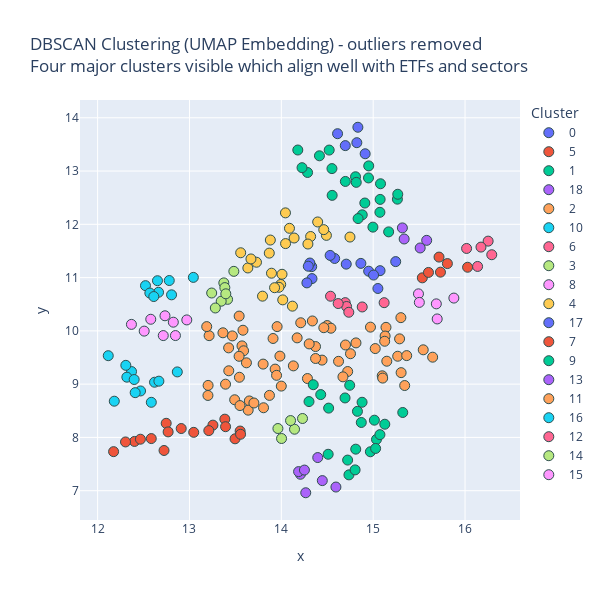

Notebook source saved alongside this figure:
### Code cell
mask = labels != -1

# use HTML <br> for line break and set the color label to "Cluster"
fig = px.scatter(
    x=reduced_single_stocks_volumes[mask, 0],
    y=reduced_single_stocks_volumes[mask, 1],
    color=labels[mask].astype(str),
    labels={'color': 'Cluster'},
    hover_name=single_stocks[mask]['name'],
    hover_data={'cluster': labels[mask]},
    title="DBSCAN Clustering (UMAP Embedding) - outliers removed<br>Four major clusters visible which align well with ETFs and sectors",
    width=600,
    height=600
)
fig.update_traces(
    marker=dict(size=10, line=dict(width=1, color='DarkSlateGrey'))
)
fig.update_layout(legend_title_text='Cluster')
fig.show()

### Figure 1 — Plotly figure (JSON) as saved in the notebook; plotly's stock layout.template omitted (floating-point values rounded to 4 significant figures)
{"data": [{"customdata": [[0], [0], [0], [0], [0], [0], [0], [0], [0], [0], [0], [0], [0], [0]], "hovertemplate": "<b>%{hovertext}</b><br><br>Cluster=0<br>x=%{x}<br>y=%{y}<br>cluster=%{customdata[0]}<extra></extra>", "hovertext": ["Google", "MSFT", "NFLX", "DIS", "MAS", "OC", "EXP", "QCOM", "TRGP", "CB", "MCO", "DE", "WY", "CMG"], "legendgroup": "0", "marker": {"color": "#636efa", "line": {"color": "DarkSlateGrey", "width": 1}, "size": 10, "symbol": "circle"}, "mode": "markers", "name": "0", "orientation": "v", "showlegend": true, "type": "scatter", "x": [14.33, 14.95, 14.58, 14.87, 15.25, 15.05, 14.71, 15.07, 14.33, 14.28, 14.31, 15.0, 14.29, 14.53], "xaxis": "x", "y": [10.98, 11.12, 11.36, 11.27, 11.3, 10.8, 11.25, 11.13, 11.21, 10.9, 11.27, 11.05, 11.21, 11.42], "yaxis": "y"}, {"customdata": [[5], [5], [5], [5], [5], [5]], "hovertemplate": "<b>%{hovertext}</b><br><br>Cluster=5<br>x=%{x}<br>y=%{y}<br>cluster=%{customdata[0]}<extra></extra>", "hovertext": ["NVDA", "PANW", "HD", "TSEM", "TOL", "MCK"], "legendgroup": "5", "marker": {"color": "#EF553B", "line": {"color": "DarkSlateGrey", "width": 1}, "size": 10, "symbol": "circle"}, "mode": "markers", "name": "5", "orientation": "v", "showlegend": true, "type": "scatter", "x": [15.72, 15.73, 15.81, 15.53, 16.03, 15.6], "xaxis": "x", "y": [11.39, 11.1, 11.26, 11.0, 11.19, 11.1], "yaxis": "y"}, {"customdata": [[1], [1], [1], [1], [1], [1], [1], [1], [1], [1], [1], [1], [1], [1], [1], [1], [1], [1], [1], [1], [1], [1]], "hovertemplate": "<b>%{hovertext}</b><br><br>Cluster=1<br>x=%{x}<br>y=%{y}<br>cluster=%{customdata[0]}<extra></extra>", "hovertext": ["AMZN", "SHOP", "XOM", "CVX", "XPO", "SBS", "GOOG", "DD", "IFF", "MOS", "LYV", "OXY", "FANG", "DVN", "APA", "KR", "IRM", "BSX", "AZO", "HLT", "GM", "EBAY"], "legendgroup": "1", "marker": {"color": "#00cc96", "line": {"color": "DarkSlateGrey", "width": 1}, "size": 10, "symbol": "circle"}, "mode": "markers", "name": "1", "orientation": "v", "showlegend": true, "type": "scatter", "x": [15.07, 15.26, 14.29, 15.08, 14.52, 15.17, 15.0, 14.81, 14.91, 14.95, 14.42, 14.95, 14.55, 14.7, 14.23, 14.55, 15.08, 14.88, 15.27, 14.18, 14.84, 14.82], "xaxis": "x", "y": [12.23, 12.47, 12.97, 12.76, 13.39, 11.86, 11.95, 12.89, 12.4, 12.87, 13.29, 13.1, 13.05, 12.8, 13.06, 12.54, 12.47, 12.18, 12.56, 13.39, 12.11, 12.79], "yaxis": "y"}, {"customdata": [[18], [18], [18], [18]], "hovertemplate": "<b>%{hovertext}</b><br><br>Cluster=18<br>x=%{x}<br>y=%{y}<br>cluster=%{customdata[0]}<extra></extra>", "hovertext": ["META", "AMD", "PHM", "LRCX"], "legendgroup": "18", "marker": {"color": "#ab63fa", "line": {"color": "DarkSlateGrey", "width": 1}, "size": 10, "symbol": "circle"}, "mode": "markers", "name": "18", "orientation": "v", "showlegend": true, "type": "scatter", "x": [15.51, 15.32, 15.58, 15.34], "xaxis": "x", "y": [11.56, 11.93, 11.7, 11.72], "yaxis": "y"}, {"customdata": [[2], [2], [2], [2], [2], [2], [2], [2], [2], [2], [2], [2], [2], [2], [2], [2], [2], [2], [2], [2], [2], [2], [2], [2], [2], [2], [2], [2], [2], [2], [2], [2], [2], [2], [2], [2], [2], [2], [2], [2], [2], [2], [2], [2], [2], [2], [2], [2], [2], [2], [2], [2], [2], [2], [2], [2], [2]], "hovertemplate": "<b>%{hovertext}</b><br><br>Cluster=2<br>x=%{x}<br>y=%{y}<br>cluster=%{customdata[0]}<extra></extra>", "hovertext": ["AVGO", "ADSK", "JNJ", "SYK", "BLK", "SHW", "AMGN", "HON", "TEVA", "BIIB", "EXEL", "IONS", "DOX", "FROG", "LII", "SKY", "BBIO", "HQY", "EXPD", "KEX", "LSTR", "XYL", "ECL", "AOS", "PNR", "TMUS", "INTU", "MU", "ADI", "MLM", "VMC", "CTVA", "PKG", "BALL", "CMCSA", "CHTR", "NWSA", "EQT", "TPL", "AJG", "GD", "WM", "EMR", "CTAS", "KO", "PM", "MDLZ", "CL", "KDP", "EQIX", "VICI", "VTR", "SO", "SRE", "EXC", "PPL", "GRMN"], "legendgroup": "2", "marker": {"color": "#FFA15A", "line": {"color": "DarkSlateGrey", "width": 1}, "size": 10, "symbol": "circle"}, "mode": "markers", "name": "2", "orientation": "v", "showlegend": true, "type": "scatter", "x": [14.13, 14.97, 15.3, 14.28, 13.91, 14.37, 15.15, 13.39, 14.72, 13.54, 15.02, 13.43, 14.5, 15.54, 15.3, 15.27, 13.58, 14.62, 14.44, 13.98, 13.47, 15.1, 13.21, 13.57, 13.59, 14.54, 15.14, 13.93, 15.29, 14.75, 14.3, 15.1, 13.54, 14.0, 13.95, 13.54, 14.81, 15.36, 13.43, 13.62, 13.19, 14.46, 14.7, 14.21, 14.34, 14.37, 13.2, 13.36, 15.34, 13.95, 15.13, 13.2, 14.67, 13.8, 15.12, 15.65, 14.17], "xaxis": "x", "y": [9.343, 10.07, 10.25, 9.105, 9.857, 9.706, 9.43, 8.999, 9.237, 10.28, 9.668, 9.251, 10.1, 9.644, 9.216, 9.524, 10.01, 9.428, 9.451, 9.526, 9.906, 9.156, 9.91, 9.718, 9.626, 10.05, 10.07, 9.282, 9.85, 9.571, 9.755, 9.114, 9.523, 8.964, 9.165, 9.129, 9.774, 9.536, 9.681, 9.4, 10.08, 10.06, 9.735, 10.15, 10.19, 9.481, 8.976, 9.964, 8.974, 10.08, 9.903, 8.788, 9.137, 9.376, 9.805, 9.506, 9.869], "yaxis": "y"}, {"customdata": [[10], [10], [10], [10], [10], [10], [10], [10], [10], [10], [10], [10]], "hovertemplate": "<b>%{hovertext}</b><br><br>Cluster=10<br>x=%{x}<br>y=%{y}<br>cluster=%{customdata[0]}<extra></extra>", "hovertext": ["ASML", "TSM", "MEDP", "SAIA", "ALK", "FIBK", "MLI", "IEX", "BMI", "CWT", "TXN", "AVY"], "legendgroup": "10", "marker": {"color": "#19d3f3", "line": {"color": "DarkSlateGrey", "width": 1}, "size": 10, "symbol": "circle"}, "mode": "markers", "name": "10", "orientation": "v", "showlegend": true, "type": "scatter", "x": [12.12, 12.37, 12.47, 12.87, 12.18, 12.62, 12.32, 12.58, 12.31, 12.4, 12.41, 12.67], "xaxis": "x", "y": [9.534, 9.236, 8.872, 9.229, 8.68, 9.036, 9.131, 8.659, 9.353, 9.087, 8.84, 9.056], "yaxis": "y"}, {"customdata": [[6], [6], [6], [6], [6], [6], [6]], "hovertemplate": "<b>%{hovertext}</b><br><br>Cluster=6<br>x=%{x}<br>y=%{y}<br>cluster=%{customdata[0]}<extra></extra>", "hovertext": ["ORCL", "NOW", "COST", "ACM", "TTEK", "EA", "PSKY"], "legendgroup": "6", "marker": {"color": "#FF6692", "line": {"color": "DarkSlateGrey", "width": 1}, "size": 10, "symbol": "circle"}, "mode": "markers", "name": "6", "orientation": "v", "showlegend": true, "type": "scatter", "x": [14.54, 14.7, 15.12, 14.71, 14.62, 14.73, 14.88], "xaxis": "x", "y": [10.65, 10.53, 10.53, 10.46, 10.51, 10.35, 10.45], "yaxis": "y"}, {"customdata": [[3], [3], [3], [3], [3], [3], [3], [3]], "hovertemplate": "<b>%{hovertext}</b><br><br>Cluster=3<br>x=%{x}<br>y=%{y}<br>cluster=%{customdata[0]}<extra></extra>", "hovertext": ["SAP", "TRV", "RTX", "LMT", "NOC", "KMB", "KIM", "HCA"], "legendgroup": "3", "marker": {"color": "#B6E880", "line": {"color": "DarkSlateGrey", "width": 1}, "size": 10, "symbol": "circle"}, "mode": "markers", "name": "3", "orientation": "v", "showlegend": true, "type": "scatter", "x": [13.41, 13.24, 13.37, 13.38, 13.35, 13.28, 13.4, 13.48], "xaxis": "x", "y": [10.59, 10.71, 10.9, 10.81, 10.56, 10.43, 10.7, 11.12], "yaxis": "y"}, {"customdata": [[8], [8], [8], [8], [8]], "hovertemplate": "<b>%{hovertext}</b><br><br>Cluster=8<br>x=%{x}<br>y=%{y}<br>cluster=%{customdata[0]}<extra></extra>", "hovertext": ["CRM", "WMT", "NVR", "MHO", "CSCO"], "legendgroup": "8", "marker": {"color": "#FF97FF", "line": {"color": "DarkSlateGrey", "width": 1}, "size": 10, "symbol": "circle"}, "mode": "markers", "name": "8", "orientation": "v", "showlegend": true, "type": "scatter", "x": [15.49, 15.69, 15.5, 15.88, 15.7], "xaxis": "x", "y": [10.7, 10.51, 10.53, 10.62, 10.22], "yaxis": "y"}, {"customdata": [[4], [4], [4], [4], [4], [4], [4], [4], [4], [4], [4], [4], [4], [4], [4], [4], [4], [4], [4], [4], [4], [4], [4], [4]], "hovertemplate": "<b>%{hovertext}</b><br><br>Cluster=4<br>x=%{x}<br>y=%{y}<br>cluster=%{customdata[0]}<extra></extra>", "hovertext": ["IBM", "CRWD", "LLY", "ISRG", "REGN", "V", "CAT", "CHKP", "GILD", "VRTX", "ONC", "VZ", "T", "ABBV", "STLD", "FOX", "WMB", "KMI", "BKR", "SPGI", "ED", "FE", "CI", "F"], "legendgroup": "4", "marker": {"color": "#FECB52", "line": {"color": "DarkSlateGrey", "width": 1}, "size": 10, "symbol": "circle"}, "mode": "markers", "name": "4", "orientation": "v", "showlegend": true, "type": "scatter", "x": [13.89, 13.64, 14.02, 13.99, 13.73, 14.09, 13.67, 14.49, 14.12, 13.56, 14.32, 13.8, 14.05, 13.97, 14.04, 13.88, 14.75, 13.87, 14.14, 14.46, 13.93, 14.4, 14.29, 14.01], "xaxis": "x", "y": [11.08, 11.18, 10.58, 10.87, 11.29, 11.93, 11.35, 11.79, 10.46, 11.47, 11.77, 10.65, 11.64, 10.82, 12.21, 11.71, 11.76, 11.46, 11.74, 11.9, 10.81, 12.04, 11.63, 11.06], "yaxis": "y"}, {"customdata": [[17], [17], [17], [17], [17]], "hovertemplate": "<b>%{hovertext}</b><br><br>Cluster=17<br>x=%{x}<br>y=%{y}<br>cluster=%{customdata[0]}<extra></extra>", "hovertext": ["BKNG", "EOG", "MPC", "RCL", "CCL"], "legendgroup": "17", "marker": {"color": "#636efa", "line": {"color": "DarkSlateGrey", "width": 1}, "size": 10, "symbol": "circle"}, "mode": "markers", "name": "17", "orientation": "v", "showlegend": true, "type": "scatter", "x": [14.91, 14.82, 14.7, 14.61, 14.83], "xaxis": "x", "y": [13.32, 13.53, 13.48, 13.7, 13.82], "yaxis": "y"}, {"customdata": [[7], [7], [7], [7], [7], [7], [7], [7], [7], [7], [7], [7], [7], [7], [7], [7], [7]], "hovertemplate": "<b>%{hovertext}</b><br><br>Cluster=7<br>x=%{x}<br>y=%{y}<br>cluster=%{customdata[0]}<extra></extra>", "hovertext": ["TMO", "MCD", "NVMI", "INSM", "WAT", "INCY", "BMRN", "CVCO", "SSD", "CVLT", "LUV", "NTRS", "PEP", "ACN", "KKR", "SYY", "NKE"], "legendgroup": "7", "marker": {"color": "#EF553B", "line": {"color": "DarkSlateGrey", "width": 1}, "size": 10, "symbol": "circle"}, "mode": "markers", "name": "7", "orientation": "v", "showlegend": true, "type": "scatter", "x": [12.4, 13.5, 12.58, 12.47, 12.75, 13.38, 13.26, 12.72, 13.39, 13.55, 13.21, 12.77, 12.17, 12.91, 13.05, 13.56, 12.3], "xaxis": "x", "y": [7.925, 7.974, 7.978, 7.966, 8.265, 8.343, 8.231, 7.755, 8.201, 8.119, 8.128, 8.103, 7.733, 8.167, 8.095, 8.059, 7.915], "yaxis": "y"}, {"customdata": [[9], [9], [9], [9], [9], [9], [9], [9], [9], [9], [9], [9], [9], [9], [9], [9], [9], [9], [9], [9], [9]], "hovertemplate": "<b>%{hovertext}</b><br><br>Cluster=9<br>x=%{x}<br>y=%{y}<br>cluster=%{customdata[0]}<extra></extra>", "hovertext": ["CYBR", "ALNY", "ARGX", "UTHR", "NBIX", "CWEN", "FBIN", "SPXC", "LYFT", "ADBE", "NWS", "ICE", "ANET", "PLD", "MAA", "DUK", "D", "PEG", "AEE", "ATO", "CNP"], "legendgroup": "9", "marker": {"color": "#00cc96", "line": {"color": "DarkSlateGrey", "width": 1}, "size": 10, "symbol": "circle"}, "mode": "markers", "name": "9", "orientation": "v", "showlegend": true, "type": "scatter", "x": [14.97, 14.43, 14.81, 14.88, 14.3, 14.74, 14.52, 15.04, 14.69, 14.35, 14.83, 14.74, 15.01, 14.87, 14.51, 15.03, 14.72, 15.07, 14.8, 15.32, 15.13], "xaxis": "x", "y": [7.731, 8.804, 7.78, 8.66, 8.673, 7.297, 8.55, 7.962, 8.741, 8.989, 8.489, 8.979, 8.323, 8.28, 7.684, 7.793, 7.575, 8.052, 7.39, 8.468, 8.248], "yaxis": "y"}, {"customdata": [[13], [13], [13], [13], [13], [13], [13]], "hovertemplate": "<b>%{hovertext}</b><br><br>Cluster=13<br>x=%{x}<br>y=%{y}<br>cluster=%{customdata[0]}<extra></extra>", "hovertext": ["MDGL", "FND", "FERG", "VMI", "AMT", "CCI", "ETR"], "legendgroup": "13", "marker": {"color": "#ab63fa", "line": {"color": "DarkSlateGrey", "width": 1}, "size": 10, "symbol": "circle"}, "mode": "markers", "name": "13", "orientation": "v", "showlegend": true, "type": "scatter", "x": [14.21, 14.45, 14.4, 14.59, 14.19, 14.27, 14.25], "xaxis": "x", "y": [7.308, 7.189, 7.622, 7.068, 7.358, 6.961, 7.387], "yaxis": "y"}, {"customdata": [[11], [11], [11], [11], [11], [11], [11]], "hovertemplate": "<b>%{hovertext}</b><br><br>Cluster=11<br>x=%{x}<br>y=%{y}<br>cluster=%{customdata[0]}<extra></extra>", "hovertext": ["FSLR", "VRNS", "IP", "TGT", "WELL", "MDT", "ZTS"], "legendgroup": "11", "marker": {"color": "#FFA15A", "line": {"color": "DarkSlateGrey", "width": 1}, "size": 10, "symbol": "circle"}, "mode": "markers", "name": "11", "orientation": "v", "showlegend": true, "type": "scatter", "x": [13.87, 13.49, 13.65, 13.64, 13.7, 13.81, 13.55], "xaxis": "x", "y": [8.789, 8.707, 8.685, 8.512, 8.646, 8.557, 8.598], "yaxis": "y"}, {"customdata": [[16], [16], [16], [16], [16], [16], [16], [16]], "hovertemplate": "<b>%{hovertext}</b><br><br>Cluster=16<br>x=%{x}<br>y=%{y}<br>cluster=%{customdata[0]}<extra></extra>", "hovertext": ["ORA", "UNP", "NSC", "PGR", "MMC", "TT", "HWM", "ABT"], "legendgroup": "16", "marker": {"color": "#19d3f3", "line": {"color": "DarkSlateGrey", "width": 1}, "size": 10, "symbol": "circle"}, "mode": "markers", "name": "16", "orientation": "v", "showlegend": true, "type": "scatter", "x": [13.04, 12.78, 12.65, 12.52, 12.66, 12.8, 12.57, 12.61], "xaxis": "x", "y": [11.0, 10.95, 10.94, 10.85, 10.72, 10.68, 10.71, 10.64], "yaxis": "y"}, {"customdata": [[12], [12], [12], [12], [12]], "hovertemplate": "<b>%{hovertext}</b><br><br>Cluster=12<br>x=%{x}<br>y=%{y}<br>cluster=%{customdata[0]}<extra></extra>", "hovertext": ["DHI", "TMHC", "BLDR", "KBH", "TJX"], "legendgroup": "12", "marker": {"color": "#FF6692", "line": {"color": "DarkSlateGrey", "width": 1}, "size": 10, "symbol": "circle"}, "mode": "markers", "name": "12", "orientation": "v", "showlegend": true, "type": "scatter", "x": [16.14, 16.25, 16.29, 16.17, 16.02], "xaxis": "x", "y": [11.21, 11.68, 11.43, 11.57, 11.55], "yaxis": "y"}, {"customdata": [[14], [14], [14], [14], [14]], "hovertemplate": "<b>%{hovertext}</b><br><br>Cluster=14<br>x=%{x}<br>y=%{y}<br>cluster=%{customdata[0]}<extra></extra>", "hovertext": ["ENSG", "CSIQ", "APD", "MNST", "YUM"], "legendgroup": "14", "marker": {"color": "#B6E880", "line": {"color": "DarkSlateGrey", "width": 1}, "size": 10, "symbol": "circle"}, "mode": "markers", "name": "14", "orientation": "v", "showlegend": true, "type": "scatter", "x": [14.14, 14.0, 14.1, 14.23, 13.96], "xaxis": "x", "y": [8.154, 7.979, 8.316, 8.355, 8.167], "yaxis": "y"}, {"customdata": [[15], [15], [15], [15], [15], [15], [15], [15]], "hovertemplate": "<b>%{hovertext}</b><br><br>Cluster=15<br>x=%{x}<br>y=%{y}<br>cluster=%{customdata[0]}<extra></extra>", "hovertext": ["WTS", "CSX", "JBHT", "KNX", "WMS", "TEL", "PPG", "COF"], "legendgroup": "15", "marker": {"color": "#FF97FF", "line": {"color": "DarkSlateGrey", "width": 1}, "size": 10, "symbol": "circle"}, "mode": "markers", "name": "15", "orientation": "v", "showlegend": true, "type": "scatter", "x": [12.82, 12.97, 12.71, 12.37, 12.85, 12.51, 12.58, 12.73], "xaxis": "x", "y": [10.16, 10.21, 9.912, 10.12, 9.912, 9.995, 10.22, 10.28], "yaxis": "y"}], "layout": {"height": 600, "legend": {"title": {"text": "Cluster"}, "tracegroupgap": 0}, "title": {"text": "DBSCAN Clustering (UMAP Embedding) - outliers removed<br>Four major clusters visible which align well with ETFs and sectors"}, "width": 600, "xaxis": {"anchor": "y", "domain": [0, 1], "title": {"text": "x"}}, "yaxis": {"anchor": "x", "domain": [0, 1], "title": {"text": "y"}}}}
